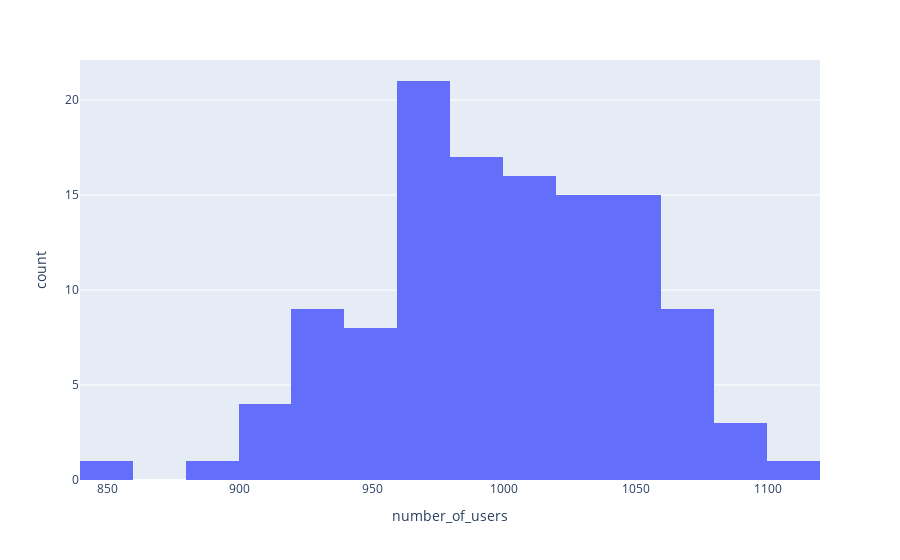

The code cell stored with this chart in its notebook:
### Markdown cell above
### <div id='plotly_hists'>2.A. Histograms</div>

In Plotly, a histogram is an aggregated bar chart, with several possible aggregation functions (count, sum, average, etc) which can be used to visualize data on categorical and date axes as well as linear axes.

Let's take a look at an example where we will look at (randomly-generated) data from a hotel booking website. Specifically, we will look at the number of users and the number of bookings by date.

### Code cell
import pandas as pd

# Helpful dict to convert day number from datatime to string
weekdays = {
    1: "Monday",
    2: "Tuesday",
    3: "Wednesday",
    4: "Thursday",
    5: "Friday",
    6: "Saturday",
    7: "Sunday"
}

# Generate data (nusers and nbookings per day)
from random import gauss
from datetime import datetime
ndays = 120  # number of days
dates = [np.datetime64('2023-03-01') + np.timedelta64(i, 'D') for i in range(ndays)]
days = [weekdays[i.astype(datetime).isoweekday()] for i in dates]
number_of_users = [int(gauss(1000, 50)) for _ in range(ndays)]
number_of_bookings = [int(gauss(0.2*i, 0.01*i)) for i in number_of_users]
data_users_dict = {
    'date': dates,  # date in ISO 8601 format
    'day': days,  # day of week (string)
    'number_of_users': number_of_users,
    'number_of_bookings': number_of_bookings
}

# Create and show histogram with Plotly
fig = px.histogram(data_users_dict, x="number_of_users")
fig.show()

### Figure 1 — Plotly figure (JSON) as saved in the notebook; plotly's stock layout.template omitted (floating-point values rounded to 4 significant figures)
{"data": [{"alignmentgroup": "True", "bingroup": "x", "hovertemplate": "number_of_users=%{x}<br>count=%{y}<extra></extra>", "legendgroup": "", "marker": {"color": "#636efa", "pattern": {"shape": ""}}, "name": "", "offsetgroup": "", "orientation": "v", "showlegend": false, "type": "histogram", "x": [1004, 964, 929, 1051, 1039, 973, 961, 978, 952, 994, 949, 1026, 1074, 949, 923, 1037, 946, 971, 910, 1018, 983, 997, 971, 850, 1060, 1072, 914, 927, 903, 989, 1001, 1054, 1054, 1038, 963, 930, 1034, 971, 982, 1018, 1010, 1002, 1081, 933, 1057, 999, 897, 924, 999, 1041, 1058, 1010, 970, 928, 959, 995, 977, 1062, 1024, 1103, 991, 1038, 961, 1049, 991, 986, 999, 935, 949, 961, 965, 1071, 1039, 1008, 1025, 997, 1006, 1061, 1045, 1016, 1046, 1052, 979, 1000, 1004, 1091, 992, 1042, 1035, 1018, 1021, 923, 1069, 1034, 1022, 1097, 976, 1067, 1019, 965, 960, 1056, 963, 1056, 1044, 1006, 1062, 906, 994, 1036, 990, 1014, 950, 990, 956, 1026, 974, 965, 1049, 973], "xaxis": "x", "yaxis": "y"}], "layout": {"barmode": "relative", "legend": {"tracegroupgap": 0}, "margin": {"t": 60}, "xaxis": {"anchor": "y", "domain": [0, 1], "title": {"text": "number_of_users"}}, "yaxis": {"anchor": "x", "domain": [0, 1], "title": {"text": "count"}}}}
